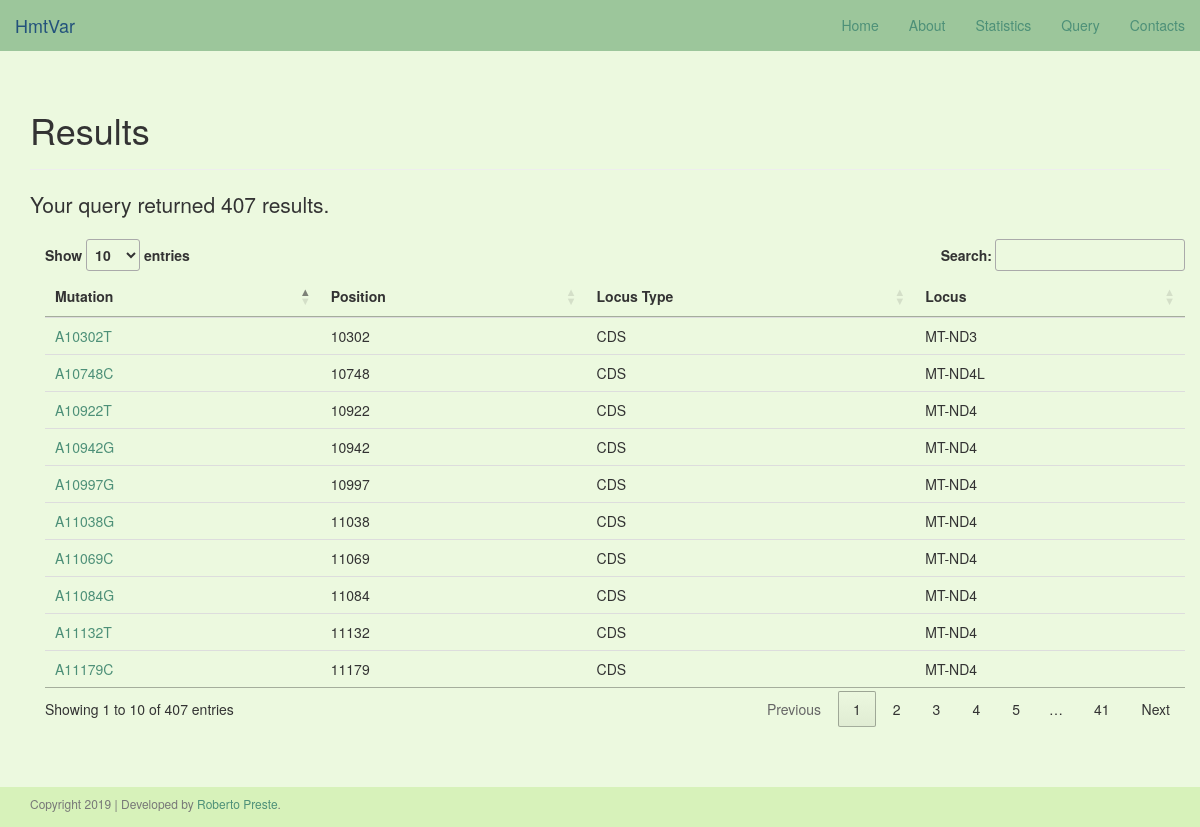
The app's page /results with its own data.
### app/site/models.py (models this page shows, shortened)
class Main(db.Model):
    __tablename__ = "Main"
    id = db.Column(db.Integer, nullable=False, autoincrement=True, primary_key=True)
    group = db.Column(db.String, nullable=False)
    nt_start = db.Column(db.Integer, nullable=False)
    ref_rCRS = db.Column(db.String, nullable=False)
    alt = db.Column(db.String, nullable=False)
    nt_end = db.Column(db.Integer, nullable=False)
    locus = db.Column(db.String, nullable=False)
    codon_position = db.Column(db.Integer, nullable=True, default="NULL")
    aa_change = db.Column(db.String, nullable=True, default="NULL")
    disease_score = db.Column(db.Float, nullable=True, default="NULL")
    pathogenicity = db.Column(db.String, nullable=True, default="NULL")
    haplogroups = db.Column(db.String, nullable=True, default="NULL")
    variabId = db.Column(db.Integer, db.ForeignKey("Variab.id"), nullable=False)
    plasmyId = db.Column(db.Integer, db.ForeignKey("Plasmy.id"), nullable=False)
    predictId = db.Column(db.Integer, db.ForeignKey("Predict.id"), nullable=False)
    crossRefId = db.Column(db.Integer, db.ForeignKey("CrossRef.id"), nullable=False)
    annotId = db.Column(db.Integer, db.ForeignKey("Annot.id"), nullable=False)

### app/site/views.py (the view, shortened to what this page needs)
@www.route("/results", methods=["GET"])
def queryResults():
    group = request.args.get("group", "", type=str)
    nt_position = request.args.get("nt_position", "", type=str)
    mutation = request.args.get("mutation", "", type=str)
    locus = request.args.get("locus", "", type=str)
    coding = request.args.get("coding", "", type=str)
    aa_change = request.args.get("aa_change", "", type=str)
    non_syn_from = request.args.get("non_syn_from", "", type=str)
    non_syn_to = request.args.get("non_syn_to", "", type=str)
    disease_score_compare = request.args.get("disease_score_compare", "", type=str)
    disease_score = request.args.get("disease_score", "", type=str)
    model = request.args.get("model", "", type=str)
    trna_type = request.args.get("trna_type", "", type=str)
    pathogenicity = request.args.get("pathogenicity", "", type=str)
    nt_var_compare = request.args.get("nt_var_compare", "", type=str)
    nt_var = request.args.get("nt_var", "", type=str)
    nt_var_patients_compare = request.args.get("nt_var_patients_compare", "", type=str)
    nt_var_patients = request.args.get("nt_var_patients", "", type=str)
    aa_var_compare = request.args.get("aa_var_compare", "", type=str)
    aa_var = request.args.get("aa_var", "", type=str)
    aa_var_patients_compare = request.args.get("aa_var_patients_compare", "", type=str)
    aa_var_patients = request.args.get("aa_var_patients", "", type=str)
    qString = "Main.query"
    if group and group != "A":
        qString += ".filter(Main.group == group)"
    if locus and locus != "A":
        qString += ".filter(Main.locus == locus)"
    if coding and coding != "A":
        qString += ".filter(Main.codon_position == coding)"
    if model and model != "A":
        model_q = Annot.query.filter(Annot.model == model).subquery()
        qString += ".join(model_q, Main.id == model_q.c.id)"
        qString += ".filter(Main.group == 'tRNA')"
    if pathogenicity and pathogenicity != "A":
        qString += ".filter(Main.pathogenicity == pathogenicity)"
    qString += ".order_by(Main.id).all()"
    mainQuery = eval(qString)
    return render_template("queryResults.html",
                           title="Results",
                           results=mainQuery,
                           numResults=len(mainQuery))

### app/templates/queryResults.html (shortened to what this page needs)
{% extends "base.html" %}
{% block content %}
    <div class="container">
        <div class="page-header">
            <h1>Results</h1>
        </div>
        <p class="lead">Your query returned {{ numResults }} {% if numResults == 1 %}result{% else %}results{% endif %}.</p>
        <div class="container">
            <table class="table" id="res_table">
                <thead>
                    <tr>
                        <th>Mutation</th>
                        <th>Position</th>
                        <th>Locus Type</th>
                        <th>Locus</th>
                    </tr>
                </thead>
                <tbody>
                    {% for el in results %}
                        <tr>
                            <td><a href="{{ url_for('site.varCard', idVar=el.id) }}" target="_blank" title="Show Variant Card">{{ el.ref_rCRS }}{{ el.nt_start }}{{ el.alt }}</a></td>
                            <td>{{ el.nt_start }}</td>
                            <td>{% if el.group == "reg" %}
                                    Regulatory
                                {% else %}
                                    {{ el.group }}
                                {% endif %}
                            </td>
                            <td>{{ el.locus }}</td>
                        </tr>
                    {% endfor %}
                </tbody>
            </table>
        </div>
    </div>
    {{ super() }}
{% endblock %}

### app/templates/base.html (shortened to what this page needs)
{% block doc -%}
<!DOCTYPE html>
<html{% block html_attribs %}{% endblock html_attribs %}>
{%- block html %}
    <head>
    {%- block head %}
        {%- block styles %}
            <link href="{{bootstrap_find_resource('css/bootstrap.css', cdn='bootstrap')}}" rel="stylesheet">
            <link rel="stylesheet" href="{{ url_for('static', filename='css/stylesheet.css') }}">
            <link rel="stylesheet" type="text/css" href="https://cdn.datatables.net/1.10.19/css/jquery.dataTables.css">
        {%- endblock styles %}
    {%- endblock head %}
    </head>
    <body{% block body_attribs %}{% endblock body_attribs %}>
    {% block body -%}
        {% block navbar %}
            {% include "navigation.html" %}
        {%- endblock navbar %}
        {% block content -%}
            <br><div class="container">&nbsp;</div><br>
            <footer class="footer">
                <div class="container">
                    <h6 class="text-muted">Copyright 2019 | Developed by <a href="https://robertopreste.com" title="Roberto Preste" target="_blank">Roberto Preste</a>.</h6>
                </div>
            </footer>
        {%- endblock content %}
    {%- endblock body %}
    </body>
{%- endblock html %}
</html>
{% endblock doc -%}

### app/templates/navigation.html (shortened to what this page needs)
{% block navbar %}
    <nav class="navbar navbar-fixed-top">
        <div class="container-fluid">
            <div class="navbar-header">
                <a class="navbar-brand" href="{{ url_for('site.index') }}">HmtVar</a>
            </div>
            <div class="collapse navbar-collapse" id="main-navbar">
                <ul class="nav navbar-nav navbar-right">
                    <li><a href="{{ url_for('site.index') }}">Home</a></li>
                    <li><a href="{{ url_for('site.about') }}">About</a></li>
                    <li><a href="{{ url_for('site.stats') }}">Statistics</a></li>
                    <li><a href="{{ url_for('site.query') }}">Query</a></li>
                    <li><a href="{{ url_for('site.contacts') }}">Contacts</a></li>
                </ul>
            </div>
        </div>
    </nav>
{% endblock %}

### app/static/css/stylesheet.css (style rules this page uses)
:root { --honeydew: #F6FCF0; --nyanza: #ECF9DF; --bone: #E1F5CC; --tea_green: #D7F2BA; --light_moss_green: #BDE4A8; --eton_blue: #9CC69B; --green_sheen: #79B4A9; --wintergreen_dream: #4D9078; --cadet: #586F6B; --granite_grey: #676F54; --midnite_green: #084C61; --jelly_bean: #DB504A; }
html { position: relative; min-height: 100%; }
body { padding-top: 70px; margin-bottom: 40px; background-color: var(--nyanza); }
a { color: var(--wintergreen_dream); }
.navbar { background-color: var(--eton_blue); }
.footer { position: absolute; bottom: 0; width: 100%; height: 40px; background-color: var(--tea_green); }

### records on screen
Main: ref_rCRS "A", nt_start "10302", alt "T", group "CDS", locus "MT-ND3"
Main: ref_rCRS "A", nt_start "10922", alt "T", group "CDS", locus "MT-ND4"
Main: ref_rCRS "A", nt_start "10997", alt "G", group "CDS", locus "MT-ND4"
Main: ref_rCRS "A", nt_start "11038", alt "G", group "CDS", locus "MT-ND4"
Main: ref_rCRS "A", nt_start "11069", alt "C", group "CDS", locus "MT-ND4"
Main: ref_rCRS "A", nt_start "11084", alt "G", group "CDS", locus "MT-ND4"
Main: ref_rCRS "A", nt_start "11132", alt "T", group "CDS", locus "MT-ND4"
Main: ref_rCRS "A", nt_start "10748", alt "C", group "CDS", locus "MT-ND4L"
Main: ref_rCRS "A", nt_start "10942", alt "G", group "CDS", locus "MT-ND4"
Main: ref_rCRS "A", nt_start "11179", alt "C", group "CDS", locus "MT-ND4"

### other values on screen
{{ numResults }} "407"
